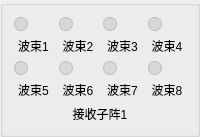
           <widget class="QGroupBox" name="grpArrayRx1">
            <property name="title">
             <string/>
            </property>
            <layout class="QVBoxLayout" name="layoutArrayRx1">
             <item>
              <layout class="QGridLayout" name="layoutArrayBeamsRx1">
               <item row="0" column="0">
                <layout class="QVBoxLayout" name="layoutRx1Beam1">
                 <item>
                  <widget class="QLabel" name="indicatorRx1Beam1">
                   <property name="minimumSize">
                    <size>
                     <width>14</width>
                     <height>14</height>
                    </size>
                   </property>
                   <property name="maximumSize">
                    <size>
                     <width>14</width>
                     <height>14</height>
                    </size>
                   </property>
                   <property name="styleSheet">
                    <string notr="true">background:#d8d8d8;border:1px solid #bdbdbd;border-radius:7px;</string>
                   </property>
                   <property name="text">
                    <string/>
                   </property>
                   <property name="alignment">
                    <set>Qt::AlignCenter</set>
                   </property>
                  </widget>
                 </item>
                 <item>
                  <widget class="QLabel" name="lblRx1Beam1">
                   <property name="text">
                    <string>波束1</string>
                   </property>
                   <property name="alignment">
                    <set>Qt::AlignCenter</set>
                   </property>
                  </widget>
                 </item>
                </layout>
               </item>
               <item row="0" column="1">
                <layout class="QVBoxLayout" name="layoutRx1Beam2">
                 <item>
                  <widget class="QLabel" name="indicatorRx1Beam2">
                   <property name="minimumSize">
                    <size>
                     <width>14</width>
                     <height>14</height>
                    </size>
                   </property>
                   <property name="maximumSize">
                    <size>
                     <width>14</width>
                     <height>14</height>
                    </size>
                   </property>
                   <property name="styleSheet">
                    <string notr="true">background:#d8d8d8;border:1px solid #bdbdbd;border-radius:7px;</string>
                   </property>
                   <property name="text">
                    <string/>
                   </property>
                   <property name="alignment">
                    <set>Qt::AlignCenter</set>
                   </property>
                  </widget>
                 </item>
                 <item>
                  <widget class="QLabel" name="lblRx1Beam2">
                   <property name="text">
                    <string>波束2</string>
                   </property>
                   <property name="alignment">
                    <set>Qt::AlignCenter</set>
                   </property>
                  </widget>
                 </item>
                </layout>
               </item>
               <item row="0" column="2">
                <layout class="QVBoxLayout" name="layoutRx1Beam3">
                 <item>
                  <widget class="QLabel" name="indicatorRx1Beam3">
                   <property name="minimumSize">
                    <size>
                     <width>14</width>
                     <height>14</height>
                    </size>
                   </property>
                   <property name="maximumSize">
                    <size>
                     <width>14</width>
                     <height>14</height>
                    </size>
                   </property>
                   <property name="styleSheet">
                    <string notr="true">background:#d8d8d8;border:1px solid #bdbdbd;border-radius:7px;</string>
                   </property>
                   <property name="text">
                    <string/>
                   </property>
                   <property name="alignment">
                    <set>Qt::AlignCenter</set>
                   </property>
                  </widget>
                 </item>
                 <item>
                  <widget class="QLabel" name="lblRx1Beam3">
                   <property name="text">
                    <string>波束3</string>
                   </property>
                   <property name="alignment">
                    <set>Qt::AlignCenter</set>
                   </property>
                  </widget>
                 </item>
                </layout>
               </item>
               <item row="0" column="3">
                <layout class="QVBoxLayout" name="layoutRx1Beam4">
                 <item>
                  <widget class="QLabel" name="indicatorRx1Beam4">
                   <property name="minimumSize">
                    <size>
                     <width>14</width>
                     <height>14</height>
                    </size>
                   </property>
                   <property name="maximumSize">
                    <size>
                     <width>14</width>
                     <height>14</height>
                    </size>
                   </property>
                   <property name="styleSheet">
                    <string notr="true">background:#d8d8d8;border:1px solid #bdbdbd;border-radius:7px;</string>
                   </property>
                   <property name="text">
                    <string/>
                   </property>
                   <property name="alignment">
                    <set>Qt::AlignCenter</set>
                   </property>
                  </widget>
                 </item>
                 <item>
                  <widget class="QLabel" name="lblRx1Beam4">
                   <property name="text">
                    <string>波束4</string>
                   </property>
                   <property name="alignment">
                    <set>Qt::AlignCenter</set>
                   </property>
                  </widget>
                 </item>
                </layout>
               </item>
               <item row="1" column="0">
                <layout class="QVBoxLayout" name="layoutRx1Beam5">
                 <item>
                  <widget class="QLabel" name="indicatorRx1Beam5">
                   <property name="minimumSize">
                    <size>
                     <width>14</width>
                     <height>14</height>
                    </size>
                   </property>
                   <property name="maximumSize">
                    <size>
                     <width>14</width>
                     <height>14</height>
                    </size>
                   </property>
                   <property name="styleSheet">
                    <string notr="true">background:#d8d8d8;border:1px solid #bdbdbd;border-radius:7px;</string>
                   </property>
                   <property name="text">
                    <string/>
                   </property>
                   <property name="alignment">
                    <set>Qt::AlignCenter</set>
                   </property>
                  </widget>
                 </item>
                 <item>
                  <widget class="QLabel" name="lblRx1Beam5">
                   <property name="text">
                    <string>波束5</string>
                   </property>
                   <property name="alignment">
                    <set>Qt::AlignCenter</set>
                   </property>
                  </widget>
                 </item>
                </layout>
               </item>
               <item row="1" column="1">
                <layout class="QVBoxLayout" name="layoutRx1Beam6">
                 <item>
                  <widget class="QLabel" name="indicatorRx1Beam6">
                   <property name="minimumSize">
                    <size>
                     <width>14</width>
                     <height>14</height>
                    </size>
                   </property>
                   <property name="maximumSize">
                    <size>
                     <width>14</width>
                     <height>14</height>
                    </size>
                   </property>
                   <property name="styleSheet">
                    <string notr="true">background:#d8d8d8;border:1px solid #bdbdbd;border-radius:7px;</string>
                   </property>
                   <property name="text">
                    <string/>
                   </property>
                   <property name="alignment">
                    <set>Qt::AlignCenter</set>
                   </property>
                  </widget>
                 </item>
                 <item>
                  <widget class="QLabel" name="lblRx1Beam6">
                   <property name="text">
                    <string>波束6</string>
                   </property>
                   <property name="alignment">
                    <set>Qt::AlignCenter</set>
                   </property>
                  </widget>
                 </item>
                </layout>
               </item>
               <item row="1" column="2">
                <layout class="QVBoxLayout" name="layoutRx1Beam7">
                 <item>
                  <widget class="QLabel" name="indicatorRx1Beam7">
                   <property name="minimumSize">
                    <size>
                     <width>14</width>
                     <height>14</height>
                    </size>
                   </property>
                   <property name="maximumSize">
                    <size>
                     <width>14</width>
                     <height>14</height>
                    </size>
                   </property>
                   <property name="styleSheet">
                    <string notr="true">background:#d8d8d8;border:1px solid #bdbdbd;border-radius:7px;</string>
                   </property>
                   <property name="text">
                    <string/>
                   </property>
                   <property name="alignment">
                    <set>Qt::AlignCenter</set>
                   </property>
                  </widget>
                 </item>
                 <item>
                  <widget class="QLabel" name="lblRx1Beam7">
                   <property name="text">
                    <string>波束7</string>
                   </property>
                   <property name="alignment">
                    <set>Qt::AlignCenter</set>
                   </property>
                  </widget>
                 </item>
                </layout>
               </item>
               <item row="1" column="3">
                <layout class="QVBoxLayout" name="layoutRx1Beam8">
                 <item>
                  <widget class="QLabel" name="indicatorRx1Beam8">
                   <property name="minimumSize">
                    <size>
                     <width>14</width>
                     <height>14</height>
                    </size>
                   </property>
                   <property name="maximumSize">
                    <size>
                     <width>14</width>
                     <height>14</height>
                    </size>
                   </property>
                   <property name="styleSheet">
                    <string notr="true">background:#d8d8d8;border:1px solid #bdbdbd;border-radius:7px;</string>
                   </property>
                   <property name="text">
                    <string/>
                   </property>
                   <property name="alignment">
                    <set>Qt::AlignCenter</set>
                   </property>
                  </widget>
                 </item>
                 <item>
                  <widget class="QLabel" name="lblRx1Beam8">
                   <property name="text">
                    <string>波束8</string>
                   </property>
                   <property name="alignment">
                    <set>Qt::AlignCenter</set>
                   </property>
                  </widget>
                 </item>
                </layout>
               </item>
              </layout>
             </item>
             <item>
              <widget class="QLabel" name="lblArrayNameRx1">
               <property name="text">
                <string>接收子阵1</string>
               </property>
               <property name="alignment">
                <set>Qt::AlignCenter</set>
               </property>
              </widget>
             </item>
            </layout>
           </widget>
